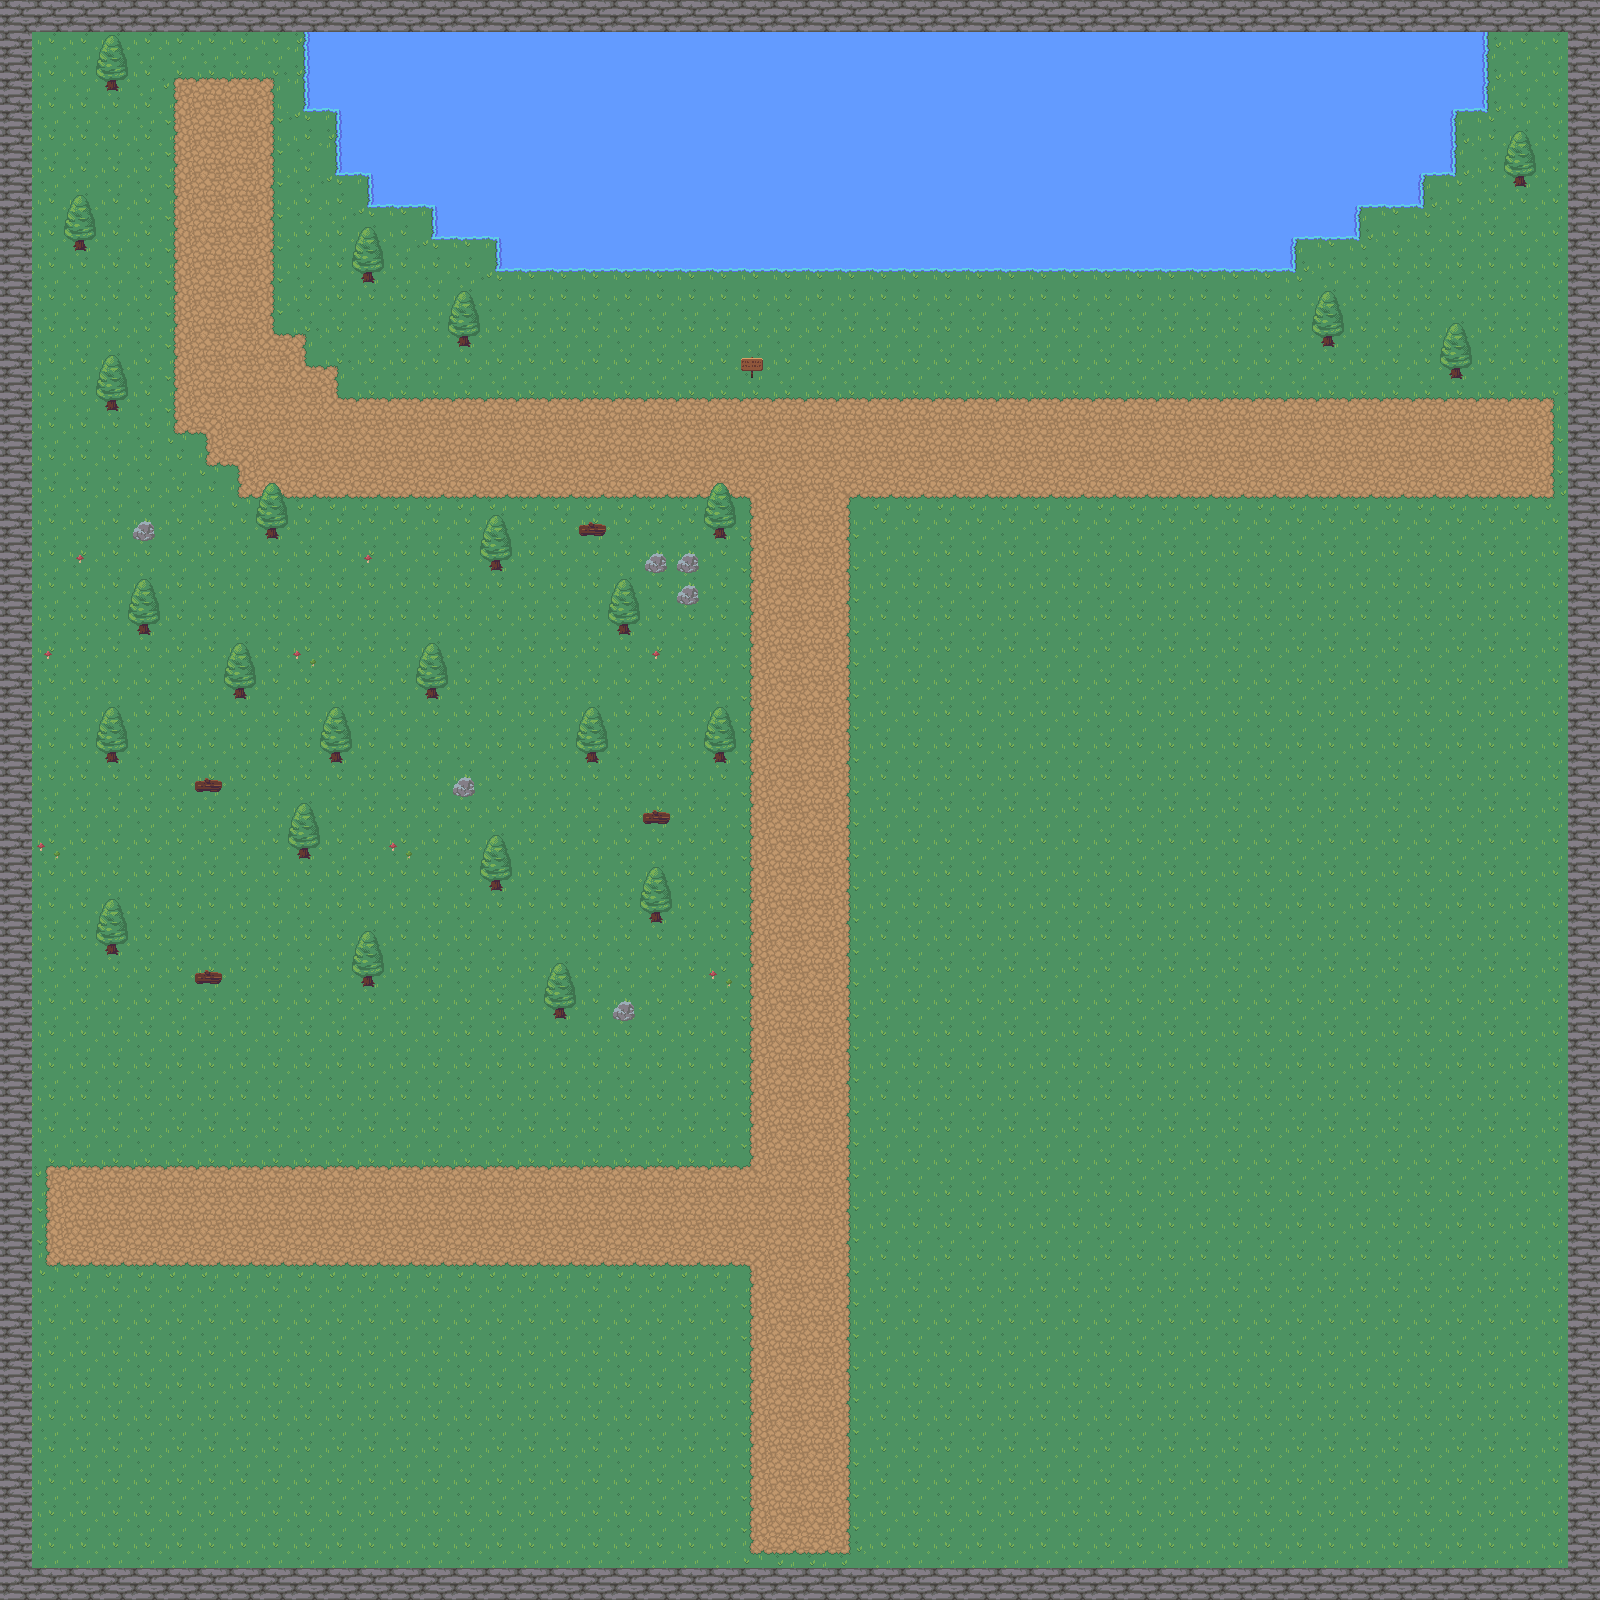

A level layout from a 2D game, rendered from its tile map. Below: a short description, then the map file with tile-grid data replaced by summaries:
An orthogonal 50x50 tile map with 32x32 px tiles, 2 tile layers (map, props) and 52 objects (dungeon/door1, SpawnPoint, fighter_spawnPoint, door1, NPC1, ...).

<map version="1.10" tiledversion="1.12.1" orientation="orthogonal" renderorder="right-down" width="50" height="50" tilewidth="32" tileheight="32" infinite="0" nextlayerid="10" nextobjectid="124">
 <editorsettings>
  <export target="../../../../../Downloads/carte..tmx" format="tmx" />
 </editorsettings>
 <tileset firstgid="1" source="../Tilesets/nature.tsx" />
 <layer id="1" name="map" width="50" height="50">
  <data>[2500 cells, 2500 non-empty, 25 distinct tile ids]</data>
 </layer>
 <layer id="5" name="props" width="50" height="50">
  <data>[2500 cells, 70 non-empty, 8 distinct tile ids]</data>
 </layer>
 <objectgroup id="6" name="Gates">
  <object id="109" name="dungeon/door1" x="768.125" y="1504.25" width="63.5" height="31.75" />
 </objectgroup>
 <objectgroup id="3" name="Collisions">
  <object id="16" x="0" y="0" width="32" height="1600" />
  <object id="17" x="32" y="1568" width="1568" height="32" />
  <object id="18" x="1568" y="0" width="32" height="1568" />
  <object id="19" x="32" y="0" width="1536" height="32" />
  <object id="64" x="304.364" y="32" width="1182.3" height="76.5" />
  <object id="65" x="336.5" y="108.75" width="1117.83" height="65.25" />
  <object id="66" x="368.25" y="174.25" width="1054.5" height="32.25" />
  <object id="67" x="432.5" y="206.5" width="926.5" height="32" />
  <object id="68" x="497" y="238.5" width="797.75" height="31.75" />
  <object id="69" x="105" y="74" width="14.0356" height="17" />
  <object id="71" x="73" y="234" width="13.996" height="16.981" />
  <object id="72" x="361" y="266" width="13.996" height="17" />
  <object id="73" x="457" y="330" width="13.996" height="17" />
  <object id="78" x="105" y="394" width="13.996" height="17" />
  <object id="79" x="265" y="522" width="13.996" height="17" />
  <object id="74" x="751" y="371" width="2" height="7" />
  <object id="80" x="489.002" y="554" width="13.996" height="17" />
  <object id="81" x="713" y="522" width="13.996" height="17" />
  <object id="82" x="617.002" y="618" width="13.996" height="17" />
  <object id="83" x="1321" y="330" width="13.996" height="17" />
  <object id="84" x="1449" y="362" width="13.996" height="17" />
  <object id="85" x="1513" y="170" width="13.996" height="17" />
  <object id="86" x="137" y="618" width="13.996" height="17" />
  <object id="87" x="233.002" y="682" width="13.996" height="17" />
  <object id="88" x="425.002" y="682" width="13.996" height="17" />
  <object id="89" x="105" y="746" width="13.996" height="17" />
  <object id="90" x="329" y="746" width="13.996" height="17" />
  <object id="91" x="195" y="781" width="27" height="10" />
  <object id="92" x="133" y="522" width="22" height="19" />
  <object id="93" x="585" y="746" width="13.996" height="17" />
  <object id="94" x="713" y="746" width="13.996" height="17" />
  <object id="95" x="649" y="906" width="13.996" height="17" />
  <object id="96" x="489" y="874" width="13.996" height="17" />
  <object id="97" x="297" y="842" width="13.996" height="17" />
  <object id="98" x="105.002" y="938" width="13.996" height="17" />
  <object id="99" x="361" y="970" width="13.996" height="17" />
  <object id="100" x="553" y="1002" width="13.996" height="17" />
  <object id="101" x="195" y="973" width="27" height="10" />
  <object id="102" x="579" y="525" width="27" height="10" />
  <object id="103" x="643" y="813" width="27" height="10" />
  <object id="104" x="645" y="554" width="22" height="19" />
  <object id="105" x="677" y="554" width="22" height="19" />
  <object id="106" x="677" y="586" width="22" height="19" />
  <object id="107" x="613" y="1002" width="22" height="19" />
  <object id="108" x="453" y="778" width="22" height="19" />
 </objectgroup>
 <objectgroup id="4" name="Points">
  <object id="15" name="SpawnPoint" x="227.333" y="126.667">
   <point />
  </object>
  <object id="77" name="fighter_spawnPoint" x="551.667" y="438.333">
   <point />
  </object>
  <object id="116" name="door1" x="797.333" y="1428.67">
   <point />
  </object>
 </objectgroup>
 <objectgroup id="9" name="NPC">
  <object id="122" name="NPC1" x="833" y="382">
   <point />
  </object>
 </objectgroup>
 <objectgroup id="8" name="SpawnArea">
  <object id="117" name="CochonTronc-15-4" x="1067" y="784" width="315" height="630" />
  <object id="119" name="Tree-10-10" x="128" y="1344" width="512" height="128" />
 </objectgroup>
</map>
